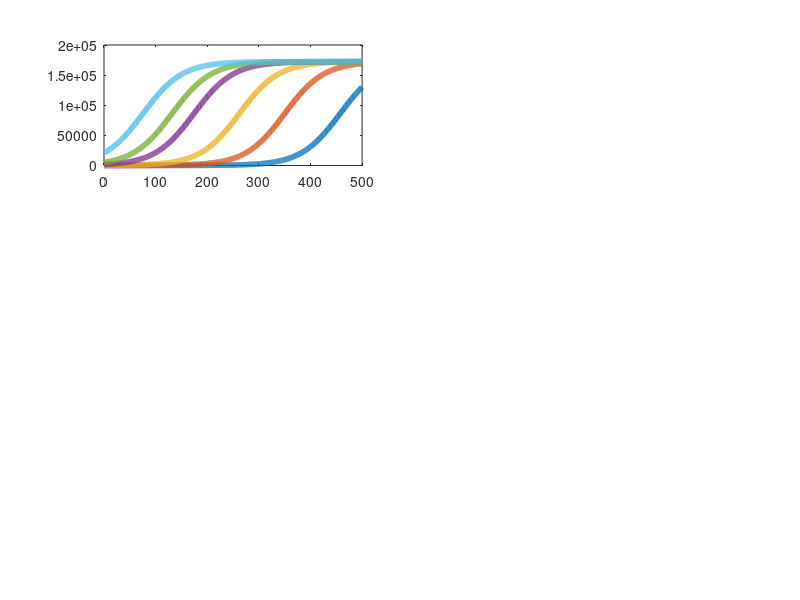

Reproduce this figure in MATLAB. (Note: this script raises an error after producing the figure.)

%%%%%%%%%%%%%%%%%%%%%%%%%%%%%%%%%%%%%%%%%%%%%%%%%%%%%%%%%%%%%%
%%% Fig. 1 - Code for modeling logisitic population growth %%%

%% Comparison of autonomous vs collective (w/ and w/o density threshold)

clear all;
close all;
clc;

figure(1)

% Autonomous growth
subplot(3,2,1) % panel A

mu_max = 1.2457./24;
Kmin = 3500;
dish_size = 58;
Kcar = round(10^7/dish_size); 
D0 = round([58 1000 3000 10000 25000 50000 75000 100000 112000 125000 150000 175000 200000 250000 300000 350000 500000 700000 900000 1200000 1500000 3000000 6000000]./dish_size);
gamma = 0.6133./24;

r_auton = mu_max-gamma;
time_auton = 1:1:500;
Dens_auton = D0([1 2 4 8 15 20]);
% t_D6 = 24.*6;
t_D6 = 200;

for i = 1:size(Dens_auton,2)
    N_auton_time(i,:) = Kcar ./ (1 + ((Kcar - Dens_auton(i))./Dens_auton(i)).*exp(-r_auton.*time_auton));
end

% N_auton_time = Kcar ./ (1 + ((Kcar - Dens_auton)./Dens_auton).*exp(-r_auton.*time_auton));
plot(time_auton,N_auton_time,'-','LineWidth',4);
hold on
% yline((mu_max-gamma),'-k','LineWidth',4);
hold on
yline(Kcar,'--','Carrying capacity');
xline(t_D6,'--','day 6');
set(gca, 'YScale', 'log');
% set(gca, 'YScale', 'log');
xlim([0 500]);
ylim([10^0 6*10^5]);
box on
title('A:  Autonomous growth');
xlabel('t in hours');
ylabel('N(t)');
set(gca,'XminorTick','off');
set(gca,'YminorTick','off');
set(gca,'TickLength',[0.015, 0.1]);
set(gca,'LineWidth',1);
set(gca,'XColor','k');
set(gca,'YColor','k');

subplot(3,2,2) % panel B
N_auton_D6 = Kcar ./ (1 + ((Kcar - D0)./D0).*exp(-r_auton.*t_D6));
plot(D0,N_auton_D6./D0,'-k','LineWidth',4);
hold on
plot(Dens_auton,N_auton_time(:,t_D6)./Dens_auton','.k','MarkerSize',30);
hold on
yline(1,'--');
set(gca, 'XScale', 'log');
set(gca, 'YScale', 'log');
title('B:  Autonomous growth');
xlabel('N(0)');
ylabel('F.C. after 6 days');
xlim([10^0 20690]);
ylim([10^-3 10^3]);
set(gca,'XminorTick','off');
set(gca,'YminorTick','off');
set(gca,'TickLength',[0.015, 0.1]);
set(gca,'LineWidth',1);
set(gca,'XColor','k');
set(gca,'YColor','k');


% Collective growth (scenario 1)
mu_0 = 1.2457./24;
% mu_0 = 1.2457./72;
K_M = 3500;
r_0 = 0.02;
t_D6_collS1 = 200;

tspan = [0:1:500];
Dens_collS1 = D0([1 2 4 8 15 20]);

subplot(3,2,3) % panel C
hold on

for i = 1:size(Dens_collS1,2)
    [t,N] = ode45(@(t,N) ((1-N./Kcar).*N.*(((mu_0.*N)./(K_M+N))+r_0)), tspan, Dens_auton(i));
    
    subplot(3,2,3) % panel C
    plot(t,N,'-','LineWidth',4);
    hold on
end

set(gca, 'YScale', 'log');
xlim([0 500]);
ylim([10^0 6*10^5]);
yline(Kcar,'--','Carrying capacity');
xline(t_D6_collS1,'--','day 6');
box on
title('C:  Collective growth (scenario 1)');
xlabel('t in hours');
ylabel('N(t)');
set(gca,'XminorTick','off');
set(gca,'YminorTick','off');
set(gca,'TickLength',[0.015, 0.1]);
set(gca,'LineWidth',1);
set(gca,'XColor','k');
set(gca,'YColor','k');

for i = 1:size(D0,2)
    [t,N] = ode45(@(t,N) ((1-N./Kcar).*N.*(((mu_0.*N)./(K_M+N))+r_0)), tspan, D0(i));
    N_collectS1_D6(1,i) = N(t_D6_collS1);
end

for i = 1:size(Dens_auton,2)
    [t,N] = ode45(@(t,N) ((1-N./Kcar).*N.*(((mu_0.*N)./(K_M+N))+r_0)), tspan, Dens_auton(i));
    subplot(3,2,4) % panel D
    plot(Dens_auton(i),N(t_D6_collS1)./Dens_auton(i),'.k','MarkerSize',30);
    hold on
end

hold on
plot(D0,N_collectS1_D6./D0,'-k','LineWidth',4);
yline(1,'--');
hold on
set(gca, 'XScale', 'log');
set(gca, 'YScale', 'log');
title('D:  Collective growth (scenario 1)');
xlabel('N(0)');
ylabel('F.C. after 6 days');
xlim([10^0 20690]);
ylim([10^-3 10^3]);
set(gca,'XminorTick','off');
set(gca,'YminorTick','off');
set(gca,'TickLength',[0.015, 0.1]);
set(gca,'LineWidth',1);
set(gca,'XColor','k');
set(gca,'YColor','k');


% Collective growth (scenario 2)
mu_0 = 1.2457./24;
K_M = 3500;
r_0 = -gamma;

tspan = [0:1:500];
Dens_collS1 = D0([1 2 4 8 15 20]);
t_D6_collS2 = 200;

subplot(3,2,5) % panel E
hold on

for i = 1:size(Dens_collS1,2)
    [t,N] = ode45(@(t,N) ((1-N./Kcar).*N.*(((mu_0.*N)./(K_M+N))+r_0)), tspan, Dens_auton(i));
    
    subplot(3,2,5) % panel E
    plot(t,N,'-','LineWidth',4);
    hold on
end

set(gca, 'YScale', 'log');
xlim([0 500]);
ylim([10^0 6*10^5]);
yline(Kcar,'--','Carrying capacity');
xline(t_D6_collS2,'--','day 6');
box on
title('E:  Collective growth (scenario 2)');
xlabel('t in hours');
ylabel('N(t)');
set(gca,'XminorTick','off');
set(gca,'YminorTick','off');
set(gca,'TickLength',[0.015, 0.1]);
set(gca,'LineWidth',1);
set(gca,'XColor','k');
set(gca,'YColor','k');

for i = 1:size(D0,2)
    [t,N] = ode45(@(t,N) ((1-N./Kcar).*N.*(((mu_0.*N)./(K_M+N))+r_0)), tspan, D0(i));
    N_collectS2_D6(1,i) = N(t_D6_collS2);
end

for i = 1:size(Dens_auton,2)
    [t,N] = ode45(@(t,N) ((1-N./Kcar).*N.*(((mu_0.*N)./(K_M+N))+r_0)), tspan, Dens_auton(i));
    subplot(3,2,6) % panel F
    plot(Dens_auton(i),N(t_D6_collS2)./Dens_auton(i),'.k','MarkerSize',30);
    hold on
end

hold on
plot(D0,N_collectS2_D6./D0,'-k','LineWidth',4);
hold on
yline(1,'--');
set(gca, 'XScale', 'log');
set(gca, 'YScale', 'log');
title('F:  Collective growth (scenario 2)');
xlabel('N(0)');
ylabel('F.C. after 6 days');
xlim([10^0 20690]);
ylim([10^-3 10^3]);
set(gca,'XminorTick','off');
set(gca,'YminorTick','off');
set(gca,'TickLength',[0.015, 0.1]);
set(gca,'LineWidth',1);
set(gca,'XColor','k');
set(gca,'YColor','k');
